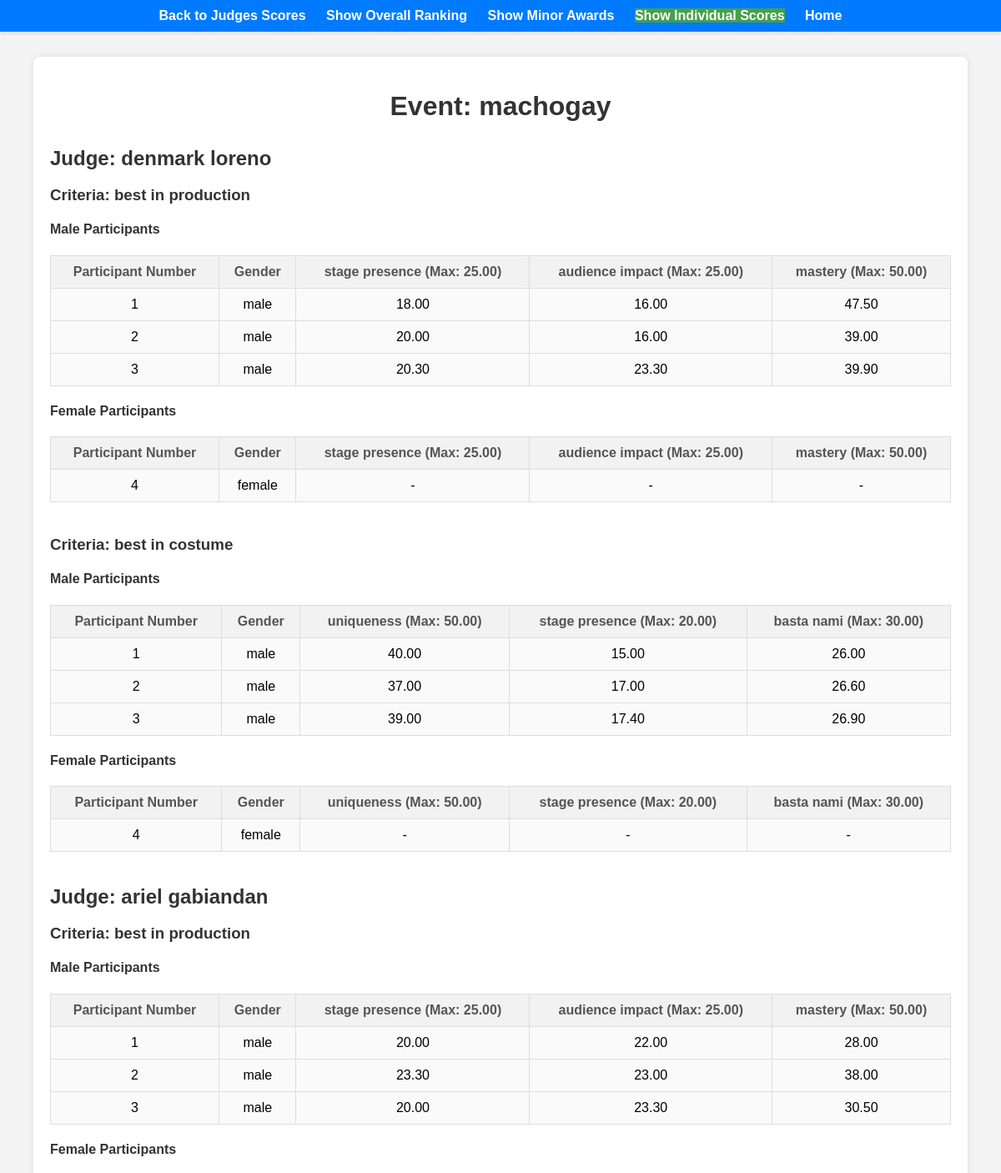
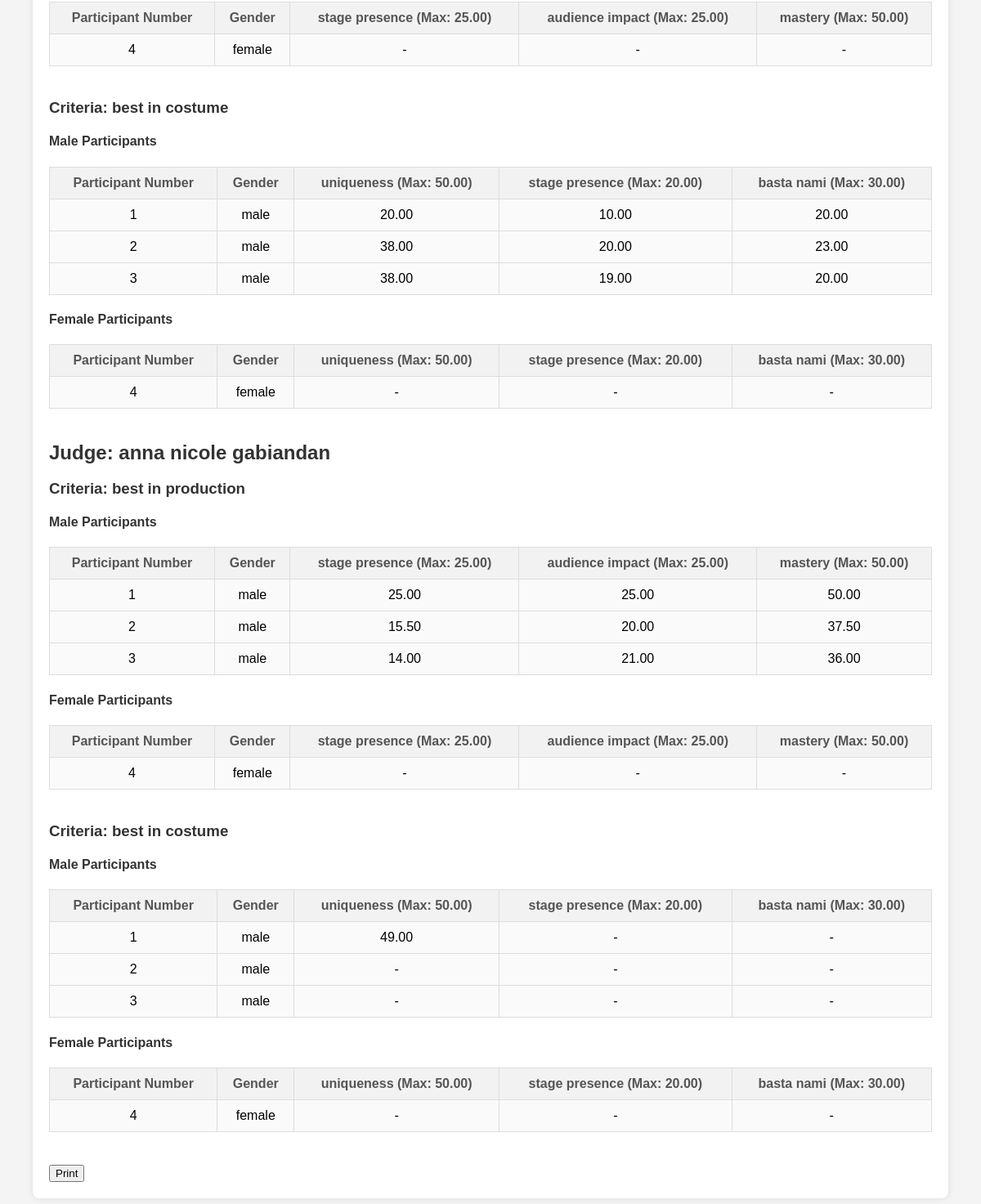
The app's page /judges_individual_scores.php?event_id=21 with its own data (2 pictures, top to bottom).
### tables this page shows
CREATE TABLE `events` (
  `event_id` int(11) NOT NULL,
  `name` varchar(100) NOT NULL,
  `criteria` varchar(255) DEFAULT NULL
);

CREATE TABLE `judges` (
  `judge_id` int(11) NOT NULL,
  `event_id` int(11) NOT NULL,
  `name` varchar(100) NOT NULL,
  `password` varchar(255) NOT NULL
);

CREATE TABLE `criteria` (
  `criteria_id` int(11) NOT NULL,
  `event_id` int(11) NOT NULL,
  `name` varchar(100) NOT NULL,
  `max_points` decimal(5,2) NOT NULL
);

CREATE TABLE `sub_criteria` (
  `sub_criteria_id` int(11) NOT NULL,
  `criteria_id` int(11) DEFAULT NULL,
  `sub_criteria_name` varchar(255) DEFAULT NULL,
  `points` decimal(10,2) DEFAULT NULL
);

CREATE TABLE `participants` (
  `participant_id` int(11) NOT NULL,
  `event_id` int(11) NOT NULL,
  `number` int(11) NOT NULL,
  `name` varchar(255) NOT NULL,
  `gender` varchar(255) DEFAULT NULL
);

### judges_individual_scores.php (the view, shortened to what this page needs)
<?php
include 'db_connection.php';
$event_id = $_GET['event_id'];
$event_query = "SELECT * FROM events WHERE event_id = $event_id";
$event_result = mysqli_query($connect, $event_query);
$event = mysqli_fetch_assoc($event_result);
$event_name = $event['name'];
$judges_query = "SELECT * FROM judges";
$judges_result = mysqli_query($connect, $judges_query);
?>
<!DOCTYPE html>
<html lang="en">
<head>
</head>
<body>
<nav class="navbar">
    <ul>
        <li><a href="display_judges_scores.php?event_id=<?php echo $event_id; ?>">Back to Judges Scores</a></li>
        <li><a href="event_details.php?event_id=<?php echo $event_id; ?>">Show Overall Ranking</a></li>
        <li><a href="minor_awards.php?event_id=<?php echo $event_id; ?>">Show Minor Awards</a></li>
        <li class="active"><a href="judges_individual_scores.php?event_id=<?php echo $event_id; ?>">Show Individual Scores</a></li>
        <li><a href="admin_dashboard.php?event_id=<?php echo $event_id; ?>">Home</a></li>
    </ul>
</nav>
<div class="container">
    <h1>Event: <?php echo $event_name; ?></h1>
    <?php while ($judge = mysqli_fetch_assoc($judges_result)): ?>
    <div class="judge-section">
        <h2>Judge: <?php echo $judge['name']; ?></h2>
        <?php
        $judge_id = $judge['judge_id'];
        $criteria_query = "SELECT * FROM criteria WHERE event_id = $event_id";
        $criteria_result = mysqli_query($connect, $criteria_query);
        ?>
        <?php while ($criteria = mysqli_fetch_assoc($criteria_result)): ?>
        <div class="criteria-section">
            <h3>Criteria: <?php echo $criteria['name']; ?></h3>
            <?php
            $male_participants_query = "SELECT * FROM participants WHERE event_id = $event_id AND gender = 'male'";
            $male_participants_result = mysqli_query($connect, $male_participants_query);
            if (mysqli_num_rows($male_participants_result) > 0):
            ?>
            <h4>Male Participants</h4>
            <table>
                <tr>
                    <th>Participant Number</th>
                    <th>Gender</th>
                    <?php
                    $sub_criteria_query = "SELECT * FROM sub_criteria WHERE criteria_id = {$criteria['criteria_id']}";
                    $sub_criteria_result = mysqli_query($connect, $sub_criteria_query);
                    $sub_criteria_ids = [];
                    while ($sub_criteria = mysqli_fetch_assoc($sub_criteria_result)):
                        $sub_criteria_ids[] = $sub_criteria['sub_criteria_id'];
                    ?>
                        <th><?php echo $sub_criteria['sub_criteria_name']; ?> (Max: <?php echo $sub_criteria['points']; ?>)</th>
                    <?php endwhile; ?>
                </tr>
                <?php
                while ($participant = mysqli_fetch_assoc($male_participants_result)):
                    $participant_scores = [];
                    foreach ($sub_criteria_ids as $sub_criteria_id) {
                        $score_query = "SELECT score FROM scores WHERE criteria_id = {$criteria['criteria_id']} AND participant_id = {$participant['participant_id']} AND sub_criteria_id = $sub_criteria_id AND judge_id = $judge_id";
                        $score_result = mysqli_query($connect, $score_query);
                        $score = mysqli_fetch_assoc($score_result);
                        $participant_scores[$sub_criteria_id] = $score ? $score['score'] : '-';
                    }
                ?>
                <tr>
                    <td><?php echo $participant['number']; ?></td>
                    <td><?php echo $participant['gender']; ?></td>
                    <?php foreach ($participant_scores as $score): ?>
                        <td><?php echo $score; ?></td>
                    <?php endforeach; ?>
                </tr>
                <?php endwhile; ?>
            </table>
            <?php endif; ?>
            <?php
            $female_participants_query = "SELECT * FROM participants WHERE event_id = $event_id AND gender = 'female'";
            $female_participants_result = mysqli_query($connect, $female_participants_query);
            if (mysqli_num_rows($female_participants_result) > 0):
            ?>
            <h4>Female Participants</h4>
            <table>
                <tr>
                    <th>Participant Number</th>
                    <th>Gender</th>
                    <?php
                    mysqli_data_seek($sub_criteria_result, 0);
                    while ($sub_criteria = mysqli_fetch_assoc($sub_criteria_result)):
                    ?>
                        <th><?php echo $sub_criteria['sub_criteria_name']; ?> (Max: <?php echo $sub_criteria['points']; ?>)</th>
                    <?php endwhile; ?>
                </tr>
                <?php
                while ($participant = mysqli_fetch_assoc($female_participants_result)):
                    $participant_scores = [];
                    foreach ($sub_criteria_ids as $sub_criteria_id) {
                        $score_query = "SELECT score FROM scores WHERE criteria_id = {$criteria['criteria_id']} AND participant_id = {$participant['participant_id']} AND sub_criteria_id = $sub_criteria_id AND judge_id = $judge_id";
                        $score_result = mysqli_query($connect, $score_query);
                        $score = mysqli_fetch_assoc($score_result);
                        $participant_scores[$sub_criteria_id] = $score ? $score['score'] : '-';
                    }
                ?>
                <tr>
                    <td><?php echo $participant['number']; ?></td>
                    <td><?php echo $participant['gender']; ?></td>
                    <?php foreach ($participant_scores as $score): ?>
                        <td><?php echo $score; ?></td>
                    <?php endforeach; ?>
                </tr>
                <?php endwhile; ?>
            </table>
            <?php endif; ?>
        </div>
        <?php endwhile;  ?>
    </div>
    <?php endwhile;  ?>
    <button onclick="printPage()">Print</button>
</div>
</body>
</html>

### judges_individual_scores.php (style rules this page uses)
body { font-family: Arial, sans-serif; margin: 0; padding: 0; background-color: #f4f4f4; }
ul { list-style-type: none; padding: 10px; text-align: center; background-color: #007bff; margin: 0; box-shadow: 0 2px 4px rgba(0, 0, 0, 0.1); }
ul li { display: inline; margin: 0 10px; }
ul li a { text-decoration: none; color: #fff; font-weight: bold; transition: color 0.3s; }
.container { max-width: 90%; margin: 30px auto; padding: 20px; background-color: #fff; border-radius: 8px; box-shadow: 0 0 10px rgba(0, 0, 0, 0.1); }
h1, h2, h3, h4 { color: #333; }
h1 { text-align: center; margin-bottom: 30px; }
h2, h3 { margin-bottom: 15px; }
table { width: 100%; border-collapse: collapse; margin-bottom: 20px; background-color: #fafafa; }
table th, table td { padding: 10px; text-align: center; border: 1px solid #ddd; }
table th { background-color: #f2f2f2; color: #555; }
.criteria-section { margin-bottom: 40px; }
.active { background-color: #45a049; }

### records on screen
events: name "machogay"
judges: name "denmark loreno"
criteria: name "best in production"
sub_criteria: sub_criteria_name "stage presence", points "25.00"
sub_criteria: sub_criteria_name "audience impact", points "25.00"
sub_criteria: sub_criteria_name "mastery", points "50.00"
participants: number "1", gender "male", score "18.00", score "16.00", score "47.50", score "40.00", score "15.00", score "26.00", score "20.00", score "22.00", score "28.00", score "10.00", score "25.00", score "50.00", score "49.00", score "-"
participants: number "2", gender "male", score "20.00", score "16.00", score "39.00", score "37.00", score "17.00", score "26.60", score "23.30", score "23.00", score "38.00", score "15.50", score "37.50", score "-"
participants: number "3", gender "male", score "20.30", score "23.30", score "39.90", score "39.00", score "17.40", score "26.90", score "20.00", score "30.50", score "38.00", score "19.00", score "14.00", score "21.00", score "36.00", score "-"
participants: number "4", gender "female", score "-"
criteria: name "best in costume"
sub_criteria: sub_criteria_name "uniqueness", points "50.00"
sub_criteria: sub_criteria_name "stage presence", points "20.00"
sub_criteria: sub_criteria_name "basta nami", points "30.00"
judges: name "ariel gabiandan"
judges: name "anna nicole gabiandan"
